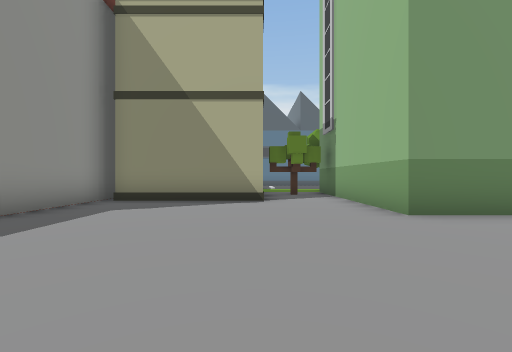
view 1 (above)

12 first-person views from a walk through a 3-D level made in the Unity game engine. The camera is 1.2 m above the floor, looks level and sees 90° across. The floor is counted in squares, 2 m on a side. Each view is taken from the middle of a square. On the plan, view 1 faces up. The plan holds only what a view shows up to about 9 squares ahead; the rest is blank. The place goes on beyond the plan. Door leaves are left out, so doorways stand open. Some surface patterns are stand-ins.

view 2
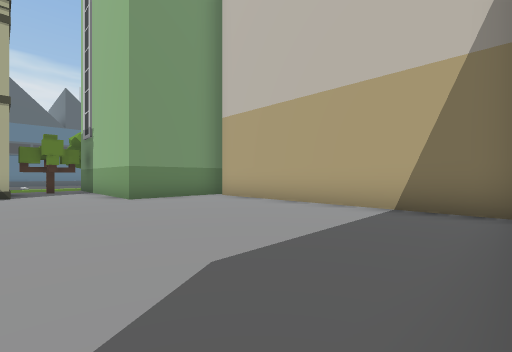

view 3
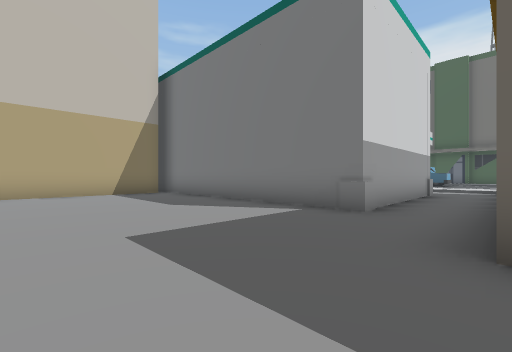

view 4
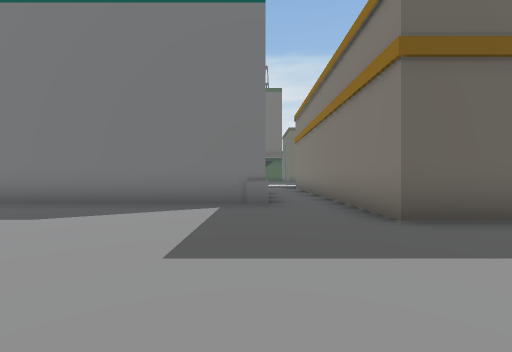

view 5
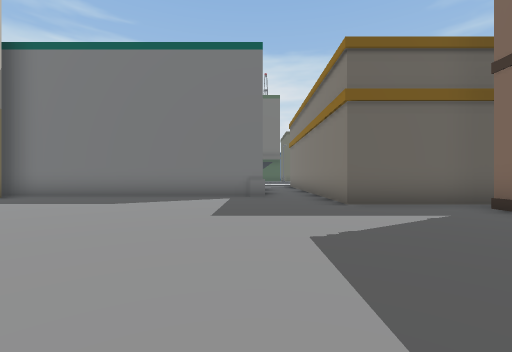

view 6
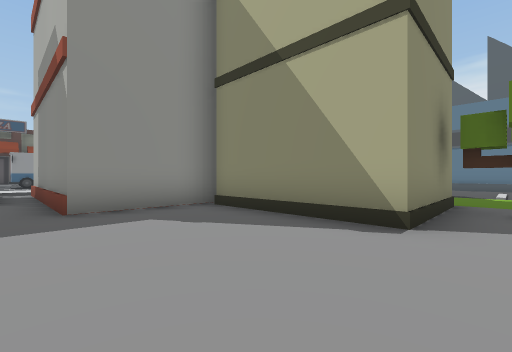

view 7
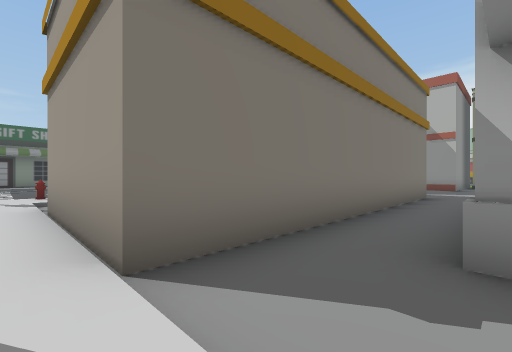

view 8
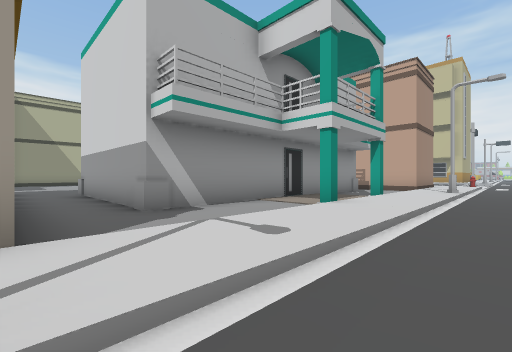

view 9
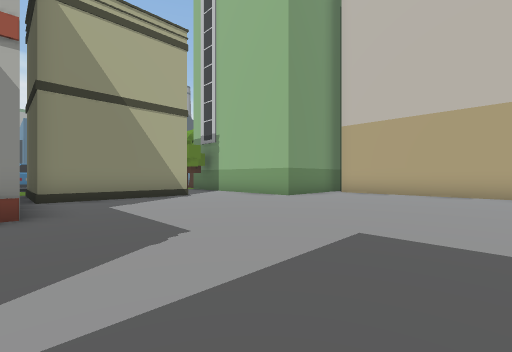

view 10
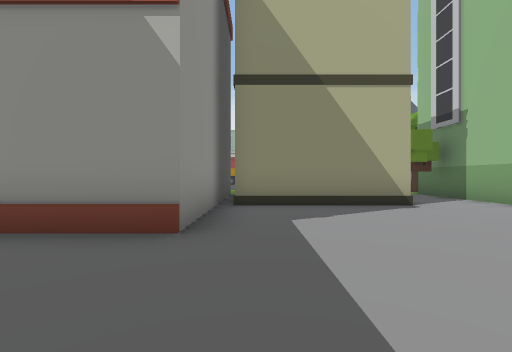

view 11
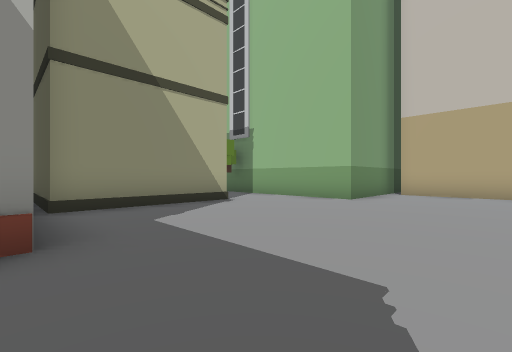

view 12
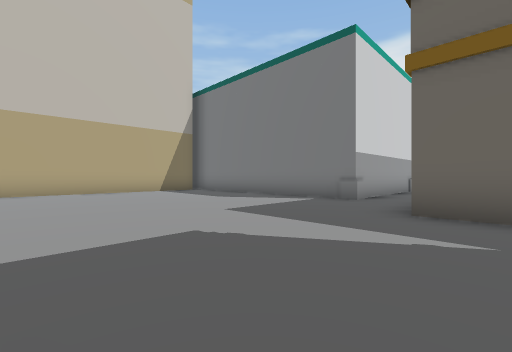

### Floor plan
Key: @ floor where view 1 was taken; # wall or solid block; . main floor; : floor 0.25 m higher than the main floor; / step, stairs or slope; ^ raised ledge; O other object.
Columns run from 5 left of view 1 to 8 right of it. Each row starts with its distance up from view 1.
  8  ^O  OOO
  7  ^O  O..O
  6  ^OOOO..O
  5  #......O
  4 ##......OOOO
  3 ..........O
  2 ..........O
  1 ..........O
  0 .....@....O
 -1 ..........O
 -2 OO........O
 -3  O........O
 -4  O.#######
 -5  O.#
 -6  O.#
 -7  O.#
 -8  O.#######
 -9  O........
-10 OO....#.#.
-11 :::::::::::::
-12   /////////O//
-13  .............

Where each view was taken, in squares from view 1:
view 1: 0 up, 0 right, facing up
view 2: 3 down, 0 right, facing up-right
view 3: 1 up, 4 left, facing down-right
view 4: 2 up, 2 left, facing down
view 5: 4 up, 2 left, facing down
view 6: 3 up, 1 right, facing up-left
view 7: 11 down, 2 left, facing up-left
view 8: 13 down, 4 left, facing up-right
view 9: 1 down, 4 left, facing up-right
view 10: 1 up, 3 left, facing up
view 11: 1 up, 4 left, facing up-right
view 12: 3 up, 5 left, facing down-right
